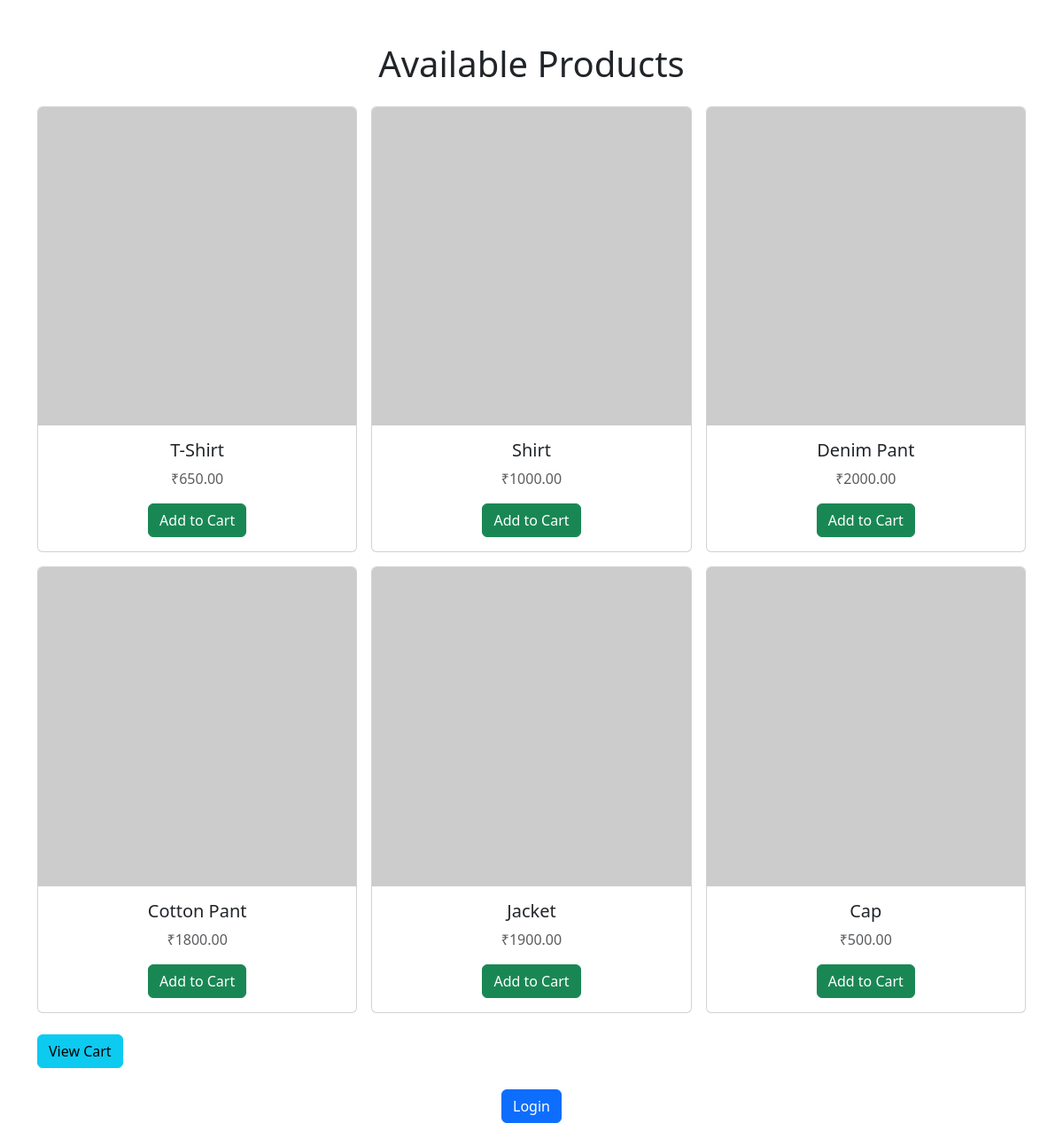
/store/, run on the app's committed database.
### store/models.py (models this page shows, shortened)
class Product(models.Model):
    name = models.CharField(max_length=255)
    description = models.TextField()
    price = models.DecimalField(max_digits=10, decimal_places=2)
    stock = models.IntegerField()

### store/views.py (the view)
# urls.py: path('', product_list, name='home'),  #  This sets product_list as the homepage
def product_list(request):
    products = Product.objects.all()
    return render(request, 'store/product_list.html', {'products': products})

### my_ecommerce_store/store/templates/store/product_list.html (shortened to what this page needs)
<!DOCTYPE html>
<html lang="en">
<head>
    <link rel="stylesheet"
          href="https://cdn.jsdelivr.net/npm/bootstrap@5.3.0/dist/css/bootstrap.min.css">
</head>
<body class="container mt-5">
    <h1 class="text-center mb-4">Available Products</h1>
    <div class="row g-3">
        {% for product in products %}
        <div class="col-md-4">
            <div class="card h-100">
                <img src="https://via.placeholder.com/150" class="card-img-top" alt="Product Image">
                <div class="card-body text-center">
                    <h5 class="card-title">{{ product.name }}</h5>
                    <p class="card-text text-muted">₹{{ product.price|floatformat:2 }}</p>
                    <a href="{% url 'add_to_cart' product.id %}" class="btn btn-success">Add to Cart</a>
                </div>
            </div>
        </div>
        {% endfor %}
    </div>
    <div class="d-flex justify-content-between mt-4">
        <a href="{% url 'cart_view' %}" class="btn btn-info">View Cart</a>
    </div>
    <div class="mt-4 text-center">
        {% if user.is_authenticated %}
        <p class="fw-bold">Welcome, {{ user.username }}!</p>
        <a href="{% url 'logout' %}" class="btn btn-danger">Logout</a>
        {% else %}
        <a href="{% url 'login' %}" class="btn btn-primary">Login</a>
        {% endif %}
    </div>
</body>
</html>

### data on the page
Product: name "T-Shirt", price "650.00"
Product: name "Shirt", price "1000.00"
Product: name "Denim Pant", price "2000.00"
Product: name "Cotton Pant", price "1800.00"
Product: name "Jacket", price "1900.00"
Product: name "Cap", price "500.00"
